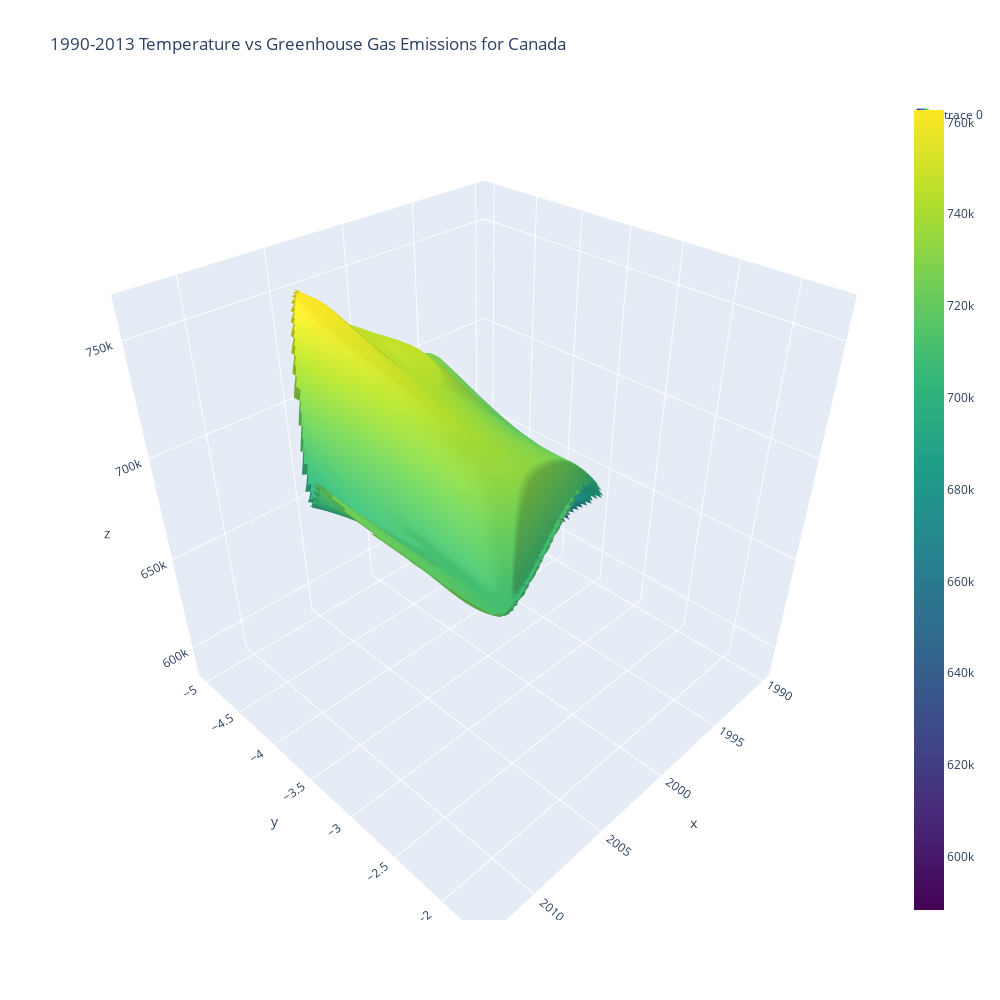

Notebook cell for this chart:
### Code cell
#Create meshgrid for x,y
xi = np.linspace(min(data['year_']), max(data['year_']), num=100)
yi = np.linspace(min(data['yearly_avg_temp']), max(data['yearly_avg_temp']), num=100)

x_grid, y_grid = np.meshgrid(xi,yi)

#Grid data
z_grid = griddata((data['year_'],data['yearly_avg_temp']),data['value_'],(x_grid,y_grid),method='cubic')

# Plotly 3D Surface
fig = go.Figure(go.Surface(x=x_grid,y=y_grid,z=z_grid,
                           colorscale='viridis',showlegend=True
                          )
)

fig.update_layout(title='1990-2013 Temperature vs Greenhouse Gas Emissions for Canada', width=1000, height=1000)

fig.show()

### Figure 1 — Plotly figure (JSON) as saved in the notebook; plotly's stock layout.template omitted (floating-point values rounded to 4 significant figures; data arrays with more than 128 entries replaced by an {"elided": "..."} marker saying what was removed)
{"data": [{"colorscale": [[0, "#440154"], [0.1111, "#482878"], [0.2222, "#3e4989"], [0.3333, "#31688e"], [0.4444, "#26828e"], [0.5556, "#1f9e89"], [0.6667, "#35b779"], [0.7778, "#6ece58"], [0.8889, "#b5de2b"], [1, "#fde725"]], "showlegend": true, "type": "surface", "x": {"elided": "100x100 float values"}, "y": {"elided": "100x100 float values"}, "z": {"elided": "100x100 float values"}}], "layout": {"height": 1000, "title": {"text": "1990-2013 Temperature vs Greenhouse Gas Emissions for Canada"}, "width": 1000}}
